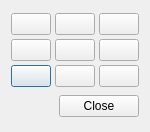
<?xml version="1.0" encoding="UTF-8"?>
<ui version="4.0">
 <class>LightSettingDlg</class>
 <widget class="QDialog" name="LightSettingDlg">
  <property name="geometry">
   <rect>
    <x>0</x>
    <y>0</y>
    <width>125</width>
    <height>132</height>
   </rect>
  </property>
  <property name="sizePolicy">
   <sizepolicy hsizetype="Minimum" vsizetype="Minimum">
    <horstretch>0</horstretch>
    <verstretch>0</verstretch>
   </sizepolicy>
  </property>
  <property name="windowTitle">
   <string>Light Setting</string>
  </property>
  <layout class="QVBoxLayout" name="verticalLayout">
   <item>
    <layout class="QGridLayout" name="gridLayout">
     <property name="bottomMargin">
      <number>0</number>
     </property>
     <property name="spacing">
      <number>4</number>
     </property>
     <item row="2" column="0">
      <widget class="QPushButton" name="pushButton_LeftDown">
       <property name="sizePolicy">
        <sizepolicy hsizetype="Fixed" vsizetype="Fixed">
         <horstretch>0</horstretch>
         <verstretch>0</verstretch>
        </sizepolicy>
       </property>
       <property name="text">
        <string/>
       </property>
       <property name="icon">
        <iconset>
         <normalon>:/images/LightSetting_LeftDown.png</normalon>
        </iconset>
       </property>
       <property name="checkable">
        <bool>true</bool>
       </property>
      </widget>
     </item>
     <item row="1" column="1">
      <widget class="QPushButton" name="pushButton_Center">
       <property name="sizePolicy">
        <sizepolicy hsizetype="Fixed" vsizetype="Fixed">
         <horstretch>0</horstretch>
         <verstretch>0</verstretch>
        </sizepolicy>
       </property>
       <property name="text">
        <string/>
       </property>
       <property name="icon">
        <iconset>
         <normalon>:/images/LightSetting_Center.png</normalon>
        </iconset>
       </property>
       <property name="checkable">
        <bool>true</bool>
       </property>
      </widget>
     </item>
     <item row="0" column="2">
      <widget class="QPushButton" name="pushButton_RightUp">
       <property name="sizePolicy">
        <sizepolicy hsizetype="Fixed" vsizetype="Fixed">
         <horstretch>0</horstretch>
         <verstretch>0</verstretch>
        </sizepolicy>
       </property>
       <property name="text">
        <string/>
       </property>
       <property name="icon">
        <iconset>
         <normalon>:/images/LightSetting_RightUp.png</normalon>
        </iconset>
       </property>
       <property name="checkable">
        <bool>true</bool>
       </property>
      </widget>
     </item>
     <item row="0" column="0">
      <widget class="QPushButton" name="pushButton_LeftUp">
       <property name="sizePolicy">
        <sizepolicy hsizetype="Fixed" vsizetype="Fixed">
         <horstretch>0</horstretch>
         <verstretch>0</verstretch>
        </sizepolicy>
       </property>
       <property name="text">
        <string/>
       </property>
       <property name="icon">
        <iconset>
         <normalon>:/images/LightSetting_LeftUp.png</normalon>
        </iconset>
       </property>
       <property name="checkable">
        <bool>true</bool>
       </property>
      </widget>
     </item>
     <item row="0" column="1">
      <widget class="QPushButton" name="pushButton_Up">
       <property name="sizePolicy">
        <sizepolicy hsizetype="Fixed" vsizetype="Fixed">
         <horstretch>0</horstretch>
         <verstretch>0</verstretch>
        </sizepolicy>
       </property>
       <property name="text">
        <string/>
       </property>
       <property name="icon">
        <iconset>
         <normalon>:/images/LightSetting_Up.png</normalon>
        </iconset>
       </property>
       <property name="checkable">
        <bool>true</bool>
       </property>
      </widget>
     </item>
     <item row="1" column="0">
      <widget class="QPushButton" name="pushButton_Left">
       <property name="sizePolicy">
        <sizepolicy hsizetype="Fixed" vsizetype="Fixed">
         <horstretch>0</horstretch>
         <verstretch>0</verstretch>
        </sizepolicy>
       </property>
       <property name="text">
        <string/>
       </property>
       <property name="icon">
        <iconset>
         <normalon>:/images/LightSetting_Left.png</normalon>
        </iconset>
       </property>
       <property name="checkable">
        <bool>true</bool>
       </property>
      </widget>
     </item>
     <item row="2" column="2">
      <widget class="QPushButton" name="pushButton_RightDown">
       <property name="sizePolicy">
        <sizepolicy hsizetype="Fixed" vsizetype="Fixed">
         <horstretch>0</horstretch>
         <verstretch>0</verstretch>
        </sizepolicy>
       </property>
       <property name="text">
        <string/>
       </property>
       <property name="icon">
        <iconset>
         <normalon>:/images/LightSetting_RightDown.png</normalon>
        </iconset>
       </property>
       <property name="checkable">
        <bool>true</bool>
       </property>
      </widget>
     </item>
     <item row="1" column="2">
      <widget class="QPushButton" name="pushButton_Right">
       <property name="sizePolicy">
        <sizepolicy hsizetype="Fixed" vsizetype="Fixed">
         <horstretch>0</horstretch>
         <verstretch>0</verstretch>
        </sizepolicy>
       </property>
       <property name="text">
        <string/>
       </property>
       <property name="icon">
        <iconset>
         <normalon>:/images/LightSetting_Right.png</normalon>
        </iconset>
       </property>
       <property name="checkable">
        <bool>true</bool>
       </property>
      </widget>
     </item>
     <item row="2" column="1">
      <widget class="QPushButton" name="pushButton_Down">
       <property name="sizePolicy">
        <sizepolicy hsizetype="Fixed" vsizetype="Fixed">
         <horstretch>0</horstretch>
         <verstretch>0</verstretch>
        </sizepolicy>
       </property>
       <property name="text">
        <string/>
       </property>
       <property name="icon">
        <iconset>
         <normalon>:/images/LightSetting_Down.png</normalon>
        </iconset>
       </property>
       <property name="checkable">
        <bool>true</bool>
       </property>
      </widget>
     </item>
    </layout>
   </item>
   <item>
    <widget class="QDialogButtonBox" name="buttonBox">
     <property name="orientation">
      <enum>Qt::Horizontal</enum>
     </property>
     <property name="standardButtons">
      <set>QDialogButtonBox::Close</set>
     </property>
    </widget>
   </item>
  </layout>
 </widget>
 <resources/>
 <connections>
  <connection>
   <sender>buttonBox</sender>
   <signal>accepted()</signal>
   <receiver>LightSettingDlg</receiver>
   <slot>accept()</slot>
   <hints>
    <hint type="sourcelabel">
     <x>248</x>
     <y>254</y>
    </hint>
    <hint type="destinationlabel">
     <x>157</x>
     <y>274</y>
    </hint>
   </hints>
  </connection>
  <connection>
   <sender>buttonBox</sender>
   <signal>rejected()</signal>
   <receiver>LightSettingDlg</receiver>
   <slot>reject()</slot>
   <hints>
    <hint type="sourcelabel">
     <x>316</x>
     <y>260</y>
    </hint>
    <hint type="destinationlabel">
     <x>286</x>
     <y>274</y>
    </hint>
   </hints>
  </connection>
 </connections>
</ui>
